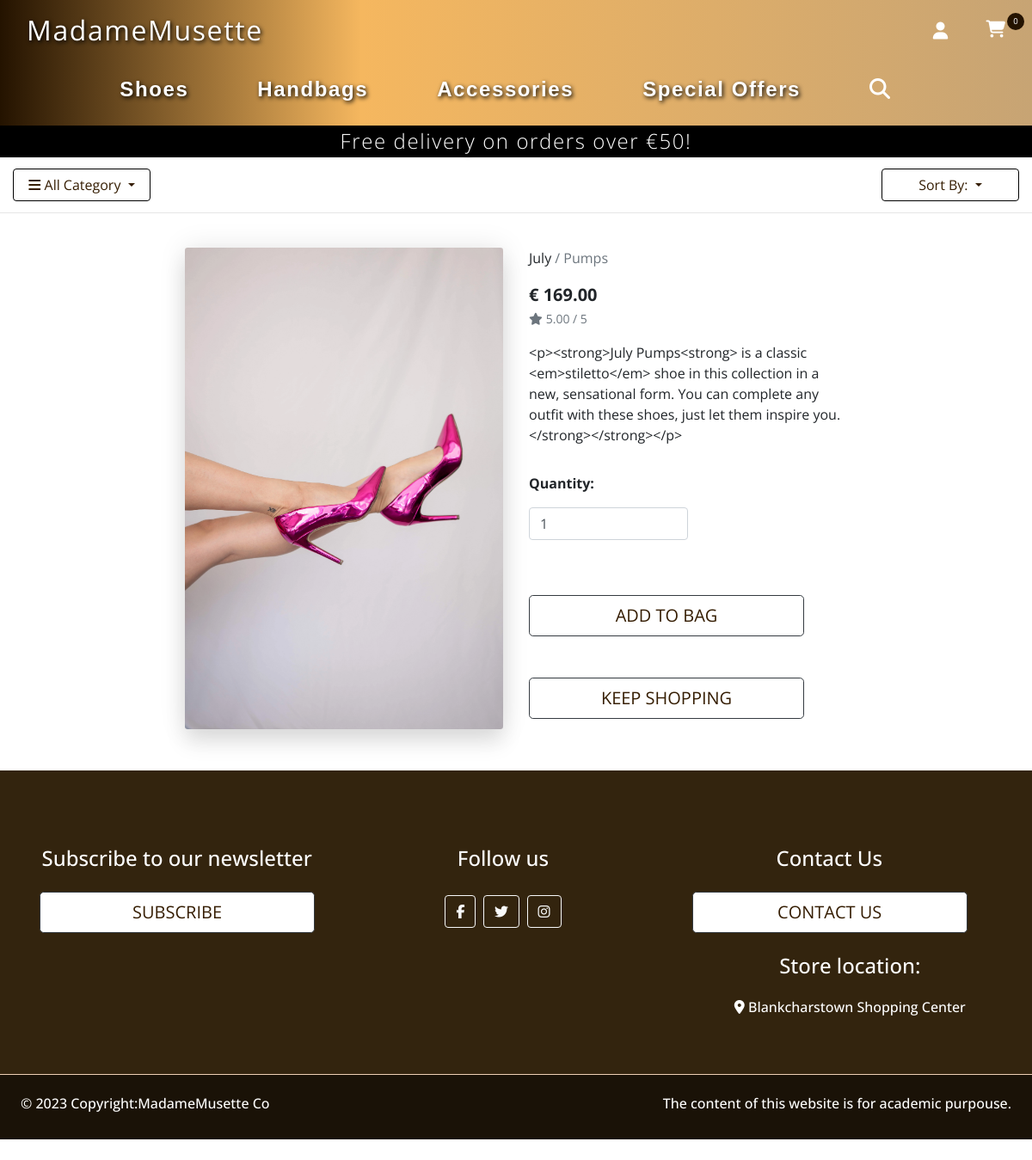
/products/1, run on the app's committed database.
### products/models.py (models this page shows, shortened)
class Product(models.Model):
    category = models.ForeignKey('Category', null=True, blank=True,
                                 on_delete=models.SET_NULL)
    name = models.CharField(max_length=254)
    description = RichTextField()
    price = models.DecimalField(max_digits=6, decimal_places=2)
    rating = models.DecimalField(max_digits=6, decimal_places=2, null=True,
                                 blank=True)
    image = models.ImageField(null=True, blank=True)
    in_stock = models.BooleanField(default=True)
    is_customized = models.BooleanField(default=True)
    created_date = models.DateTimeField(auto_now_add=True)
    updated_date = models.DateTimeField(auto_now=True)

class Category(models.Model):
    class Meta:
        verbose_name_plural = 'Categories'
    name = models.CharField(max_length=254)
    friendly_name = models.CharField(max_length=254, null=True, blank=True)

### products/views.py (the view)
# urls.py: path('<product_id>', views.product_detail, name='product_detail'),
def product_detail(request, product_id):
    product = get_object_or_404(Product, pk=product_id)
    context = {
        'product': product,
    }
    return render(request, 'products/product_detail.html', context)

### home/form.py
class ContactForm(forms.ModelForm):
    class Meta:
        model = Contact
        fields = ['full_name', 'email', 'subject', 'message']
        labels = {
            'full_name': '',
            'email': '',
            'message': '',
        }
        widgets = {
            'full_name': forms.TextInput(attrs={'class': 'form-control text-mute mb-3', 'placeholder': 'Full Name'}),
            'email': forms.EmailInput(attrs={'class': 'form-control mb-3', 'placeholder': 'Email'}),
            'subject': forms.RadioSelect(attrs={'class': 'form-check form-check-inline list-unstyled mb-3'}),
            'message': forms.Textarea(attrs={'class': 'form-control', 'placeholder': 'Write message'}),
            }

### cart/context_processors.py (called while the page is built, shortened)
def cart_contents(request):
    cart_items = []
    total = 0
    product_count = 0
    cart = request.session.get('cart', {})
    if total < settings.FREE_DELIVERY_THRESHOLD:
        delivery = total * Decimal(settings.STANDARD_DELIVERY_PERCENTAGE / 100)
        free_delivery_delta = settings.FREE_DELIVERY_THRESHOLD - total
    else:
        delivery = 0
        free_delivery_delta = 0
    grand_total = delivery + total
    context = {
        'cart_items': cart_items,
        'total': total,
        'product_count': product_count,
        'delivery': delivery,
        'free_delivery_delta': free_delivery_delta,
        'free_delivery_threshold': settings.FREE_DELIVERY_THRESHOLD,
        'grand_total': grand_total,
    }
    return context

### home/context_processors.py (called while the page is built)
def contact_form(request):
    c_form = ContactForm()
    context = {
        'c_form': c_form,
    }
    return context

### products/context_processors.py (called while the page is built)
def categories_sort(request):
    list = Category.objects.all()
    return dict(list=list)

### products/templates/products/product_detail.html (shortened to what this page needs)
{% extends "base_shop.html" %}
{% load static %}
{% block content %}
    <div class="container-fluid h-100 prod_detail_wrap">
        <div class="row">
            <div class="col-12 col-md-6 col-lg-4 offset-lg-2 text-center">
                <div class="image-container my-5">
                        <a href="{{ product.image.url }}" target="_blank">
                            <img class="card-img-top img-fluid" src="{{ product.image.url }}" alt="{{ product.name }}" style=" height: 35rem; width: auto;" >
                        </a>
                </div>
            </div>
            <div class="col-12 col-md-6 col-lg-4">
                <div class="product-details-container mb-5 mt-md-5">
                    <p class="mb-0"> {{ product.name }}
                        {% if product.category %}
                        <a class="text-muted"
                            href="{% url 'products' %}?category={{ product.category.name }}">
                            / <span>{{ product.category.friendly_name }}</span>
                        </a>
                    </p>
                    {% endif %}</p>
                    <p class="lead mb-0 text-left font-weight-bold">€ {{ product.price }}</p>
                    {% if product.rating %}
                        <small class="text-muted"><i class="fas fa-star mr-1"></i>{{ product.rating }} / 5</small>
                    {% else %}
                        <small class="text-muted">No Rating</small>
                    {% endif %}
                    <p class="mt-3">{{ product.description }}</p>
                    <form class="form" action="{% url 'add_to_cart' product.id %}" method="POST">
                        <div class="form-row">
                            <div class="col-12">
                                <p class="mt-3"><strong>Quantity:</strong></p>
                                <div class="form-group w-50">
                                    <div class="input-group">
                                        <input class="form-control qty_input" type="number" name="quantity" value="1" min="1" max="99" data-item_id="{{ product.id }}" id="id_qty_{{ product.id }}">
                                    </div>
                                </div>
                            </div>
                            <div class="col-12">
                                 <input type="submit" class="btn btn-outline-dark btn-lg discover-btn text-uppercase mt-5" value="Add to Bag">
                                <a href="{% url 'products' %}" class="btn btn-outline-dark btn-lg discover-btn  mt-5">
                                    <span class="text-uppercase">Keep Shopping</span>
                                </a>
                            </div>
                        </div>
                    </form>
                </div>
            </div>
        </div>
    </div>
{% endblock %}

### static/css/base.css (style rules this page uses)
html, body { font-family: 'Open Sans', sans-serif; }
.btn.discover-btn { width: 20rem; color:rgb(53, 29, 2)!important; background-color: #fff; text-transform: uppercase; }
.card-img, .card-img-top { box-shadow: 0 1rem 1.5rem rgba(0, 0, 0, .1), 0 0 2rem rgba(0, 0, 0, .1); border-radius: 0.2rem; }
.prod_detail_wrap { margin-top: 30vh; }

### data on the page
Product: image (picture), name "July", category.friendly_name "Pumps", price "169.00", rating "5.00", description "<p><strong>July Pumps<strong> is a classic <em>stiletto</em> shoe in this collection in a new, sensational form. You can complete any outfit with these shoes, just let them inspire you.</strong></strong></p>", quantity "1"

### other printed values
{{ product_count }} "0"
{{ free_delivery_threshold }} "50"
